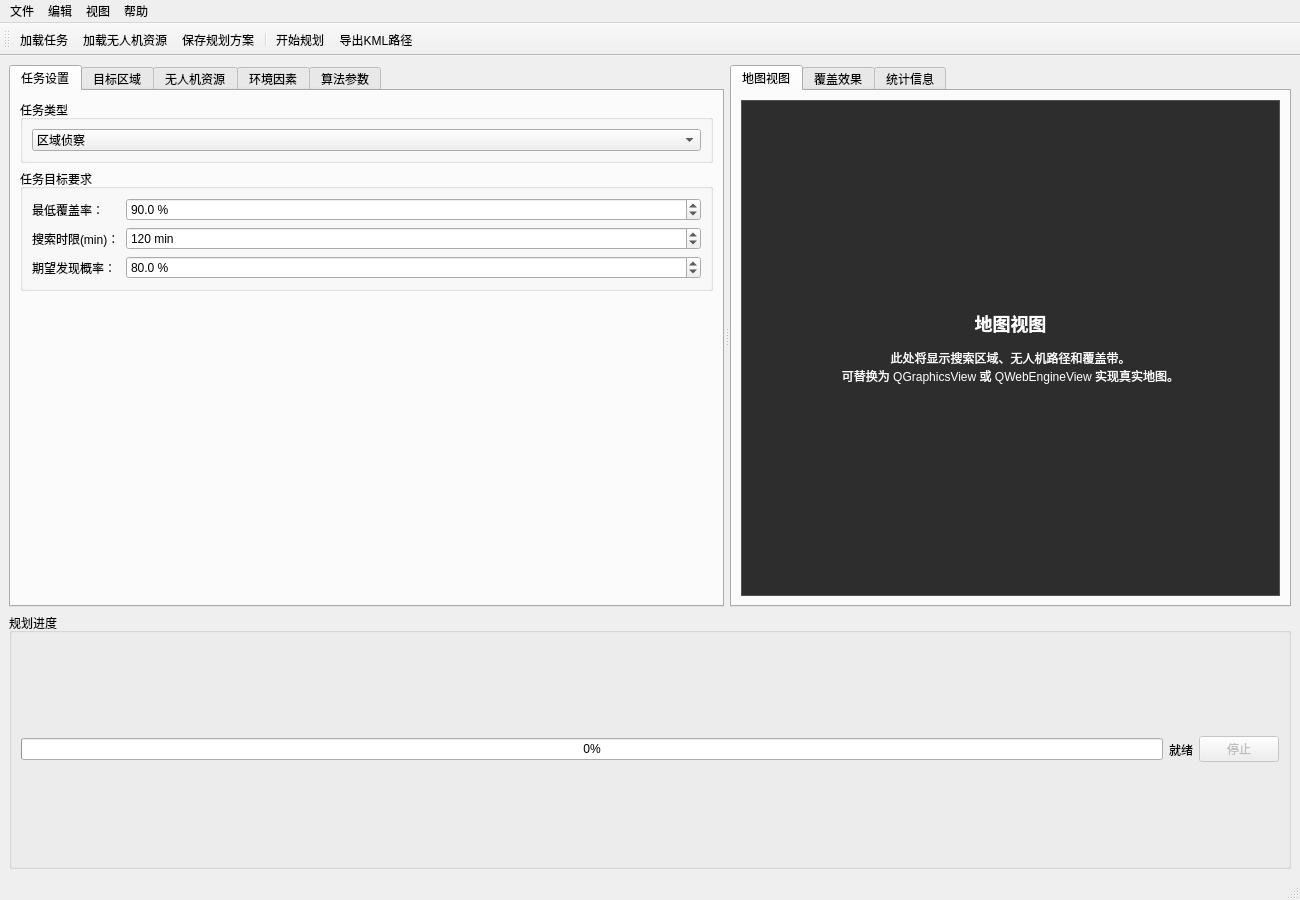
<?xml version="1.0" encoding="UTF-8"?>
<ui version="4.0">
 <class>SearchPathPlanningWindow</class>
 <widget class="QMainWindow" name="SearchPathPlanningWindow">
  <property name="geometry">
   <rect>
    <x>0</x>
    <y>0</y>
    <width>1300</width>
    <height>900</height>
   </rect>
  </property>
  <property name="windowTitle">
   <string>搜索路径规划 - 反辐射无人机协同任务规划</string>
  </property>
  <widget class="QWidget" name="centralwidget">
   <layout class="QVBoxLayout" name="verticalLayout_5">
    <item>
     <widget class="QSplitter" name="splitter">
      <property name="orientation">
       <enum>Qt::Horizontal</enum>
      </property>
      <property name="handleWidth">
       <number>6</number>
      </property>
      <!-- 左侧配置面板 -->
      <widget class="QTabWidget" name="tabWidgetConfig">
       <property name="currentIndex">
        <number>0</number>
       </property>
       <!-- 任务设置页 -->
       <widget class="QWidget" name="tabTask">
        <attribute name="title">
         <string>任务设置</string>
        </attribute>
        <layout class="QVBoxLayout" name="verticalLayout">
         <item>
          <widget class="QGroupBox" name="groupBoxTaskType">
           <property name="title">
            <string>任务类型</string>
           </property>
           <layout class="QHBoxLayout" name="horizontalLayout">
            <item>
             <widget class="QComboBox" name="comboTaskType">
              <item>
               <property name="text">
                <string>区域侦察</string>
               </property>
              </item>
              <item>
               <property name="text">
                <string>目标搜索</string>
               </property>
              </item>
              <item>
               <property name="text">
                <string>电子侦察</string>
               </property>
              </item>
              <item>
               <property name="text">
                <string>目标确认</string>
               </property>
              </item>
             </widget>
            </item>
           </layout>
          </widget>
         </item>
         <item>
          <widget class="QGroupBox" name="groupBoxTaskObjective">
           <property name="title">
            <string>任务目标要求</string>
           </property>
           <layout class="QFormLayout" name="formLayout">
            <item row="0" column="0">
             <widget class="QLabel" name="labelCoverage">
              <property name="text">
               <string>最低覆盖率：</string>
              </property>
             </widget>
            </item>
            <item row="0" column="1">
             <widget class="QDoubleSpinBox" name="spinCoverage">
              <property name="suffix">
               <string> %</string>
              </property>
              <property name="decimals">
               <number>1</number>
              </property>
              <property name="minimum">
               <double>0.000000000000000</double>
              </property>
              <property name="maximum">
               <double>100.000000000000000</double>
              </property>
              <property name="value">
               <double>90.000000000000000</double>
              </property>
             </widget>
            </item>
            <item row="1" column="0">
             <widget class="QLabel" name="labelTimeLimit">
              <property name="text">
               <string>搜索时限(min)：</string>
              </property>
             </widget>
            </item>
            <item row="1" column="1">
             <widget class="QSpinBox" name="spinTimeLimit">
              <property name="suffix">
               <string> min</string>
              </property>
              <property name="maximum">
               <number>1440</number>
              </property>
              <property name="value">
               <number>120</number>
              </property>
             </widget>
            </item>
            <item row="2" column="0">
             <widget class="QLabel" name="labelDetectionProb">
              <property name="text">
               <string>期望发现概率：</string>
              </property>
             </widget>
            </item>
            <item row="2" column="1">
             <widget class="QDoubleSpinBox" name="spinDetectionProb">
              <property name="suffix">
               <string> %</string>
              </property>
              <property name="decimals">
               <number>1</number>
              </property>
              <property name="minimum">
               <double>0.000000000000000</double>
              </property>
              <property name="maximum">
               <double>100.000000000000000</double>
              </property>
              <property name="value">
               <double>80.000000000000000</double>
              </property>
             </widget>
            </item>
           </layout>
          </widget>
         </item>
         <item>
          <spacer name="verticalSpacer">
           <property name="orientation">
            <enum>Qt::Vertical</enum>
           </property>
           <property name="sizeHint" stdset="0">
            <size>
             <width>20</width>
             <height>40</height>
            </size>
           </property>
          </spacer>
         </item>
        </layout>
       </widget>
       <!-- 目标区域页 -->
       <widget class="QWidget" name="tabArea">
        <attribute name="title">
         <string>目标区域</string>
        </attribute>
        <layout class="QVBoxLayout" name="verticalLayout_2">
         <item>
          <widget class="QGroupBox" name="groupBoxRegion">
           <property name="title">
            <string>搜索区域定义</string>
           </property>
           <layout class="QVBoxLayout" name="verticalLayout_6">
            <item>
             <widget class="QRadioButton" name="radioPolygon">
              <property name="text">
               <string>多边形区域</string>
              </property>
              <property name="checked">
               <bool>true</bool>
              </property>
             </widget>
            </item>
            <item>
             <widget class="QRadioButton" name="radioRectangle">
              <property name="text">
               <string>矩形区域(左下-右上)</string>
              </property>
             </widget>
            </item>
            <item>
             <widget class="QRadioButton" name="radioPointSet">
              <property name="text">
               <string>点集搜索</string>
              </property>
             </widget>
            </item>
            <item>
             <widget class="QTextEdit" name="textRegion">
              <property name="placeholderText">
               <string>输入多边形顶点坐标(每行: 经度,纬度) 或 矩形左下经度,左下纬度,右上经度,右上纬度 或 点坐标列表</string>
              </property>
              <property name="minimumSize">
               <size>
                <width>0</width>
                <height>100</height>
               </size>
              </property>
             </widget>
            </item>
            <item>
             <layout class="QHBoxLayout" name="horizontalLayout_2">
              <item>
               <widget class="QPushButton" name="btnLoadRegionFile">
                <property name="text">
                 <string>从文件导入(KML/GeoJSON)</string>
                </property>
               </widget>
              </item>
              <item>
               <widget class="QPushButton" name="btnDrawOnMap">
                <property name="text">
                 <string>在地图上绘制</string>
                </property>
               </widget>
              </item>
             </layout>
            </item>
           </layout>
          </widget>
         </item>
         <item>
          <widget class="QGroupBox" name="groupBoxRegionAdvanced">
           <property name="title">
            <string>高级区域设置</string>
           </property>
           <layout class="QFormLayout" name="formLayout_2">
            <item row="0" column="0">
             <widget class="QLabel" name="labelSubregion">
              <property name="text">
               <string>子区域划分方式：</string>
              </property>
             </widget>
            </item>
            <item row="0" column="1">
             <widget class="QComboBox" name="comboSubregion">
              <item>
               <property name="text">
                <string>等面积分割</string>
               </property>
              </item>
              <item>
               <property name="text">
                <string>基于负载均衡聚类</string>
               </property>
              </item>
              <item>
               <property name="text">
                <string>基于起始位置分配</string>
               </property>
              </item>
             </widget>
            </item>
            <item row="1" column="0">
             <widget class="QLabel" name="labelOverlap">
              <property name="text">
               <string>允许重叠率：</string>
              </property>
             </widget>
            </item>
            <item row="1" column="1">
             <widget class="QDoubleSpinBox" name="spinOverlap">
              <property name="suffix">
               <string> %</string>
              </property>
              <property name="maximum">
               <double>50.000000000000000</double>
              </property>
              <property name="value">
               <double>10.000000000000000</double>
              </property>
             </widget>
            </item>
           </layout>
          </widget>
         </item>
        </layout>
       </widget>
       <!-- 无人机资源页 -->
       <widget class="QWidget" name="tabUAVs">
        <attribute name="title">
         <string>无人机资源</string>
        </attribute>
        <layout class="QVBoxLayout" name="verticalLayout_3">
         <item>
          <widget class="QTableWidget" name="tableUAVs">
           <property name="columnCount">
            <number>9</number>
           </property>
           <attribute name="horizontalHeaderStretchLastSection">
            <bool>true</bool>
           </attribute>
           <column>
            <property name="text">
             <string>无人机ID</string>
            </property>
           </column>
           <column>
            <property name="text">
             <string>型号</string>
            </property>
           </column>
           <column>
            <property name="text">
             <string>起始经度</string>
            </property>
           </column>
           <column>
            <property name="text">
             <string>起始纬度</string>
            </property>
           </column>
           <column>
            <property name="text">
             <string>最大航程(km)</string>
            </property>
           </column>
           <column>
            <property name="text">
             <string>巡航速度(km/h)</string>
            </property>
           </column>
           <column>
            <property name="text">
             <string>传感器类型</string>
            </property>
           </column>
           <column>
            <property name="text">
             <string>探测宽度(m)</string>
            </property>
           </column>
           <column>
            <property name="text">
             <string>续航时间(h)</string>
            </property>
           </column>
          </widget>
         </item>
         <item>
          <layout class="QHBoxLayout" name="horizontalLayout_3">
           <item>
            <widget class="QPushButton" name="btnAddUAV">
             <property name="text">
              <string>添加无人机</string>
             </property>
            </widget>
           </item>
           <item>
            <widget class="QPushButton" name="btnDeleteUAV">
             <property name="text">
              <string>删除无人机</string>
             </property>
            </widget>
           </item>
           <item>
            <widget class="QPushButton" name="btnLoadUAVs">
             <property name="text">
              <string>从文件加载(CSV)</string>
             </property>
            </widget>
           </item>
           <item>
            <widget class="QLabel" name="labelUAVCount">
             <property name="text">
              <string>总数: 0 架</string>
             </property>
            </widget>
           </item>
          </layout>
         </item>
        </layout>
       </widget>
       <!-- 环境因素页 -->
       <widget class="QWidget" name="tabEnvironment">
        <attribute name="title">
         <string>环境因素</string>
        </attribute>
        <layout class="QVBoxLayout" name="verticalLayout_4">
         <item>
          <widget class="QGroupBox" name="groupBoxTerrain">
           <property name="title">
            <string>地形</string>
           </property>
           <layout class="QFormLayout" name="formLayout_3">
            <item row="0" column="0">
             <widget class="QLabel" name="labelTerrainFile">
              <property name="text">
               <string>高程数据文件：</string>
              </property>
             </widget>
            </item>
            <item row="0" column="1">
             <layout class="QHBoxLayout" name="horizontalLayout_4">
              <item>
               <widget class="QLineEdit" name="lineTerrainFile"/>
              </item>
              <item>
               <widget class="QPushButton" name="btnBrowseTerrain">
                <property name="text">
                 <string>浏览</string>
                </property>
               </widget>
              </item>
             </layout>
            </item>
            <item row="1" column="0">
             <widget class="QLabel" name="labelTerrainEffect">
              <property name="text">
               <string>地形影响因子：</string>
              </property>
             </widget>
            </item>
            <item row="1" column="1">
             <widget class="QComboBox" name="comboTerrainEffect">
              <item>
               <property name="text">
                <string>平坦(1.0)</string>
               </property>
              </item>
              <item>
               <property name="text">
                <string>丘陵(0.9)</string>
               </property>
              </item>
              <item>
               <property name="text">
                <string>山地(0.7)</string>
               </property>
              </item>
              <item>
               <property name="text">
                <string>复杂(0.5)</string>
               </property>
              </item>
             </widget>
            </item>
           </layout>
          </widget>
         </item>
         <item>
          <widget class="QGroupBox" name="groupBoxThreats">
           <property name="title">
            <string>威胁区</string>
           </property>
           <layout class="QVBoxLayout" name="verticalLayout_7">
            <item>
             <widget class="QCheckBox" name="checkEnableThreats">
              <property name="text">
               <string>启用威胁规避</string>
              </property>
             </widget>
            </item>
            <item>
             <widget class="QTableWidget" name="tableThreats">
              <property name="columnCount">
               <number>5</number>
              </property>
              <column>
               <property name="text">
                <string>威胁ID</string>
               </property>
              </column>
              <column>
               <property name="text">
                <string>类型</string>
               </property>
              </column>
              <column>
               <property name="text">
                <string>中心经度</string>
               </property>
              </column>
              <column>
               <property name="text">
                <string>中心纬度</string>
               </property>
              </column>
              <column>
               <property name="text">
                <string>半径(km)</string>
               </property>
              </column>
             </widget>
            </item>
            <item>
             <layout class="QHBoxLayout" name="horizontalLayout_5">
              <item>
               <widget class="QPushButton" name="btnAddThreat">
                <property name="text">
                 <string>添加</string>
                </property>
               </widget>
              </item>
              <item>
               <widget class="QPushButton" name="btnDeleteThreat">
                <property name="text">
                 <string>删除</string>
                </property>
               </widget>
              </item>
              <item>
               <widget class="QPushButton" name="btnImportThreats">
                <property name="text">
                 <string>导入KML</string>
                </property>
               </widget>
              </item>
             </layout>
            </item>
           </layout>
          </widget>
         </item>
         <item>
          <widget class="QGroupBox" name="groupBoxWeather">
           <property name="title">
            <string>气象条件</string>
           </property>
           <layout class="QFormLayout" name="formLayout_4">
            <item row="0" column="0">
             <widget class="QLabel" name="labelWeatherEffect">
              <property name="text">
               <string>气象影响：</string>
              </property>
             </widget>
            </item>
            <item row="0" column="1">
             <widget class="QComboBox" name="comboWeatherEffect">
              <item>
               <property name="text">
                <string>良好(1.0)</string>
               </property>
              </item>
              <item>
               <property name="text">
                <string>轻度(0.9)</string>
               </property>
              </item>
              <item>
               <property name="text">
                <string>中度(0.7)</string>
               </property>
              </item>
              <item>
               <property name="text">
                <string>重度(0.4)</string>
               </property>
              </item>
             </widget>
            </item>
            <item row="1" column="0">
             <widget class="QLabel" name="labelWind">
              <property name="text">
               <string>风速/风向：</string>
              </property>
             </widget>
            </item>
            <item row="1" column="1">
             <layout class="QHBoxLayout" name="horizontalLayout_6">
              <item>
               <widget class="QDoubleSpinBox" name="spinWindSpeed">
                <property name="suffix">
                 <string> m/s</string>
                </property>
               </widget>
              </item>
              <item>
               <widget class="QDoubleSpinBox" name="spinWindDir">
                <property name="suffix">
                 <string> °</string>
                </property>
                <property name="maximum">
                 <double>360.000000000000000</double>
                </property>
               </widget>
              </item>
             </layout>
            </item>
           </layout>
          </widget>
         </item>
        </layout>
       </widget>
       <!-- 算法参数页 -->
       <widget class="QWidget" name="tabAlgorithm">
        <attribute name="title">
         <string>算法参数</string>
        </attribute>
        <layout class="QVBoxLayout" name="verticalLayout_8">
         <item>
          <widget class="QGroupBox" name="groupBoxSearchMode">
           <property name="title">
            <string>搜索模式</string>
           </property>
           <layout class="QVBoxLayout" name="verticalLayout_9">
            <item>
             <widget class="QRadioButton" name="radioParallel">
              <property name="text">
               <string>平行扫海(Boustrophedon)</string>
              </property>
              <property name="checked">
               <bool>true</bool>
              </property>
             </widget>
            </item>
            <item>
             <widget class="QRadioButton" name="radioSpiral">
              <property name="text">
               <string>螺旋搜索</string>
              </property>
             </widget>
            </item>
            <item>
             <widget class="QRadioButton" name="radioSTC">
              <property name="text">
               <string>生成树覆盖(STC)</string>
              </property>
             </widget>
            </item>
            <item>
             <widget class="QRadioButton" name="radioRandom">
              <property name="text">
               <string>随机搜索</string>
              </property>
             </widget>
            </item>
           </layout>
          </widget>
         </item>
         <item>
          <widget class="QGroupBox" name="groupBoxOptimization">
           <property name="title">
            <string>优化目标权重</string>
           </property>
           <layout class="QFormLayout" name="formLayout_5">
            <item row="0" column="0">
             <widget class="QLabel" name="labelWeightCoverage">
              <property name="text">
               <string>覆盖率权重：</string>
              </property>
             </widget>
            </item>
            <item row="0" column="1">
             <widget class="QDoubleSpinBox" name="spinWeightCoverage">
              <property name="maximum">
               <double>1.000000000000000</double>
              </property>
              <property name="singleStep">
               <double>0.100000000000000</double>
              </property>
              <property name="value">
               <double>0.400000000000000</double>
              </property>
             </widget>
            </item>
            <item row="1" column="0">
             <widget class="QLabel" name="labelWeightTime">
              <property name="text">
               <string>搜索时间权重：</string>
              </property>
             </widget>
            </item>
            <item row="1" column="1">
             <widget class="QDoubleSpinBox" name="spinWeightTime">
              <property name="maximum">
               <double>1.000000000000000</double>
              </property>
              <property name="singleStep">
               <double>0.100000000000000</double>
              </property>
              <property name="value">
               <double>0.300000000000000</double>
              </property>
             </widget>
            </item>
            <item row="2" column="0">
             <widget class="QLabel" name="labelWeightRisk">
              <property name="text">
               <string>风险权重：</string>
              </property>
             </widget>
            </item>
            <item row="2" column="1">
             <widget class="QDoubleSpinBox" name="spinWeightRisk">
              <property name="maximum">
               <double>1.000000000000000</double>
              </property>
              <property name="singleStep">
               <double>0.100000000000000</double>
              </property>
              <property name="value">
               <double>0.300000000000000</double>
              </property>
             </widget>
            </item>
           </layout>
          </widget>
         </item>
         <item>
          <widget class="QGroupBox" name="groupBoxAlgorithmParams">
           <property name="title">
            <string>算法参数</string>
           </property>
           <layout class="QFormLayout" name="formLayout_6">
            <item row="0" column="0">
             <widget class="QLabel" name="labelSensorOverlap">
              <property name="text">
               <string>传感器重叠系数：</string>
              </property>
             </widget>
            </item>
            <item row="0" column="1">
             <widget class="QDoubleSpinBox" name="spinSensorOverlap">
              <property name="maximum">
               <double>1.000000000000000</double>
              </property>
              <property name="singleStep">
               <double>0.050000000000000</double>
              </property>
              <property name="value">
               <double>0.200000000000000</double>
              </property>
             </widget>
            </item>
            <item row="1" column="0">
             <widget class="QLabel" name="labelMinTurnRadius">
              <property name="text">
               <string>最小转弯半径(m)：</string>
              </property>
             </widget>
            </item>
            <item row="1" column="1">
             <widget class="QSpinBox" name="spinMinTurnRadius">
              <property name="suffix">
               <string> m</string>
              </property>
              <property name="maximum">
               <number>5000</number>
              </property>
              <property name="value">
               <number>500</number>
              </property>
             </widget>
            </item>
            <item row="2" column="0">
             <widget class="QLabel" name="labelSafeHeight">
              <property name="text">
               <string>安全离地高度(m)：</string>
              </property>
             </widget>
            </item>
            <item row="2" column="1">
             <widget class="QSpinBox" name="spinSafeHeight">
              <property name="suffix">
               <string> m</string>
              </property>
              <property name="maximum">
               <number>500</number>
              </property>
              <property name="value">
               <number>100</number>
              </property>
             </widget>
            </item>
           </layout>
          </widget>
         </item>
         <item>
          <widget class="QPushButton" name="btnStartPlanning">
           <property name="text">
            <string>开始搜索路径规划</string>
           </property>
           <property name="minimumSize">
            <size>
             <width>0</width>
             <height>40</height>
            </size>
           </property>
          </widget>
         </item>
        </layout>
       </widget>
      </widget>
      <!-- 右侧可视化区域 -->
      <widget class="QTabWidget" name="tabWidgetVisual">
       <property name="currentIndex">
        <number>0</number>
       </property>
       <!-- 地图视图页 -->
       <widget class="QWidget" name="tabMap">
        <attribute name="title">
         <string>地图视图</string>
        </attribute>
        <layout class="QVBoxLayout" name="verticalLayout_10">
         <item>
          <widget class="QLabel" name="labelMapPlaceholder">
           <property name="text">
            <string>&lt;h2&gt;地图视图&lt;/h2&gt;&lt;p&gt;此处将显示搜索区域、无人机路径和覆盖带。&lt;br&gt;可替换为 QGraphicsView 或 QWebEngineView 实现真实地图。&lt;/p&gt;</string>
           </property>
           <property name="alignment">
            <set>Qt::AlignCenter</set>
           </property>
           <property name="wordWrap">
            <bool>true</bool>
           </property>
           <property name="styleSheet">
            <string notr="true">background-color: #2d2d2d; color: white; border: 1px solid #555;</string>
           </property>
          </widget>
         </item>
        </layout>
       </widget>
       <!-- 覆盖效果视图页 -->
       <widget class="QWidget" name="tabCoverage">
        <attribute name="title">
         <string>覆盖效果</string>
        </attribute>
        <layout class="QVBoxLayout" name="verticalLayout_11">
         <item>
          <widget class="QLabel" name="labelCoveragePlaceholder">
           <property name="text">
            <string>&lt;h2&gt;覆盖效果图&lt;/h2&gt;&lt;p&gt;此处将显示覆盖栅格、覆盖率热力图。&lt;/p&gt;</string>
           </property>
           <property name="alignment">
            <set>Qt::AlignCenter</set>
           </property>
           <property name="wordWrap">
            <bool>true</bool>
           </property>
           <property name="styleSheet">
            <string notr="true">background-color: #2d2d2d; color: white; border: 1px solid #555;</string>
           </property>
          </widget>
         </item>
        </layout>
       </widget>
       <!-- 统计信息页 -->
       <widget class="QWidget" name="tabStats">
        <attribute name="title">
         <string>统计信息</string>
        </attribute>
        <layout class="QVBoxLayout" name="verticalLayout_12">
         <item>
          <widget class="QTextEdit" name="textStats">
           <property name="readOnly">
            <bool>true</bool>
           </property>
           <property name="html">
            <string>&lt;!DOCTYPE HTML PUBLIC &quot;-//W3C//DTD HTML 4.0//EN&quot; &quot;http://www.w3.org/TR/REC-html40/strict.dtd&quot;&gt;
&lt;html&gt;&lt;head&gt;&lt;meta name=&quot;qrichtext&quot; content=&quot;1&quot; /&gt;&lt;style type=&quot;text/css&quot;&gt;
p, li { white-space: pre-wrap; }
&lt;/style&gt;&lt;/head&gt;&lt;body style=&quot; font-family:'SimSun'; font-size:9pt; font-weight:400; font-style:normal;&quot;&gt;
&lt;p style=&quot; margin-top:12px; margin-bottom:12px; margin-left:0px; margin-right:0px; -qt-block-indent:0; text-indent:0px;&quot;&gt;&lt;span style=&quot; font-weight:600;&quot;&gt;规划完成后将显示详细统计信息：&lt;/span&gt;&lt;/p&gt;
&lt;p style=&quot; margin-top:12px; margin-bottom:12px; margin-left:0px; margin-right:0px; -qt-block-indent:0; text-indent:0px;&quot;&gt;总覆盖率：-- %&lt;/p&gt;
&lt;p style=&quot; margin-top:12px; margin-bottom:12px; margin-left:0px; margin-right:0px; -qt-block-indent:0; text-indent:0px;&quot;&gt;重叠率：-- %&lt;/p&gt;
&lt;p style=&quot; margin-top:12px; margin-bottom:12px; margin-left:0px; margin-right:0px; -qt-block-indent:0; text-indent:0px;&quot;&gt;总搜索时间：-- min&lt;/p&gt;
&lt;p style=&quot; margin-top:12px; margin-bottom:12px; margin-left:0px; margin-right:0px; -qt-block-indent:0; text-indent:0px;&quot;&gt;总航程：-- km&lt;/p&gt;
&lt;p style=&quot; margin-top:12px; margin-bottom:12px; margin-left:0px; margin-right:0px; -qt-block-indent:0; text-indent:0px;&quot;&gt;发现概率估计：-- %&lt;/p&gt;&lt;/body&gt;&lt;/html&gt;</string>
           </property>
          </widget>
         </item>
        </layout>
       </widget>
      </widget>
     </widget>
    </item>
    <!-- 底部进度与状态栏 -->
    <item>
     <widget class="QGroupBox" name="groupBoxProgress">
      <property name="title">
       <string>规划进度</string>
      </property>
      <layout class="QHBoxLayout" name="horizontalLayout_7">
       <item>
        <widget class="QProgressBar" name="progressBar">
         <property name="value">
          <number>0</number>
         </property>
        </widget>
       </item>
       <item>
        <widget class="QLabel" name="labelProgressText">
         <property name="text">
          <string>就绪</string>
         </property>
        </widget>
       </item>
       <item>
        <widget class="QPushButton" name="btnStop">
         <property name="text">
          <string>停止</string>
         </property>
         <property name="enabled">
          <bool>false</bool>
         </property>
        </widget>
       </item>
      </layout>
     </widget>
    </item>
   </layout>
  </widget>
  <widget class="QMenuBar" name="menubar">
   <property name="geometry">
    <rect>
     <x>0</x>
     <y>0</y>
     <width>1300</width>
     <height>22</height>
    </rect>
   </property>
   <widget class="QMenu" name="menuFile">
    <property name="title">
     <string>文件</string>
    </property>
    <addaction name="actionLoadMission"/>
    <addaction name="actionLoadUAVs"/>
    <addaction name="actionSavePlan"/>
    <addaction name="separator"/>
    <addaction name="actionExportKML"/>
    <addaction name="actionExit"/>
   </widget>
   <widget class="QMenu" name="menuEdit">
    <property name="title">
     <string>编辑</string>
    </property>
   </widget>
   <widget class="QMenu" name="menuView">
    <property name="title">
     <string>视图</string>
    </property>
   </widget>
   <widget class="QMenu" name="menuHelp">
    <property name="title">
     <string>帮助</string>
    </property>
   </widget>
   <addaction name="menuFile"/>
   <addaction name="menuEdit"/>
   <addaction name="menuView"/>
   <addaction name="menuHelp"/>
  </widget>
  <widget class="QToolBar" name="toolBar">
   <property name="windowTitle">
    <string>toolBar</string>
   </property>
   <attribute name="toolBarArea">
    <enum>TopToolBarArea</enum>
   </attribute>
   <attribute name="toolBarBreak">
    <bool>false</bool>
   </attribute>
   <addaction name="actionLoadMission"/>
   <addaction name="actionLoadUAVs"/>
   <addaction name="actionSavePlan"/>
   <addaction name="separator"/>
   <addaction name="actionStartPlanning"/>
   <addaction name="actionExportKML"/>
  </widget>
  <widget class="QStatusBar" name="statusbar"/>
  <action name="actionLoadMission">
   <property name="text">
    <string>加载任务</string>
   </property>
  </action>
  <action name="actionLoadUAVs">
   <property name="text">
    <string>加载无人机资源</string>
   </property>
  </action>
  <action name="actionSavePlan">
   <property name="text">
    <string>保存规划方案</string>
   </property>
  </action>
  <action name="actionExportKML">
   <property name="text">
    <string>导出KML路径</string>
   </property>
  </action>
  <action name="actionExit">
   <property name="text">
    <string>退出</string>
   </property>
  </action>
  <action name="actionStartPlanning">
   <property name="text">
    <string>开始规划</string>
   </property>
  </action>
 </widget>
 <resources/>
 <connections/>
</ui>
